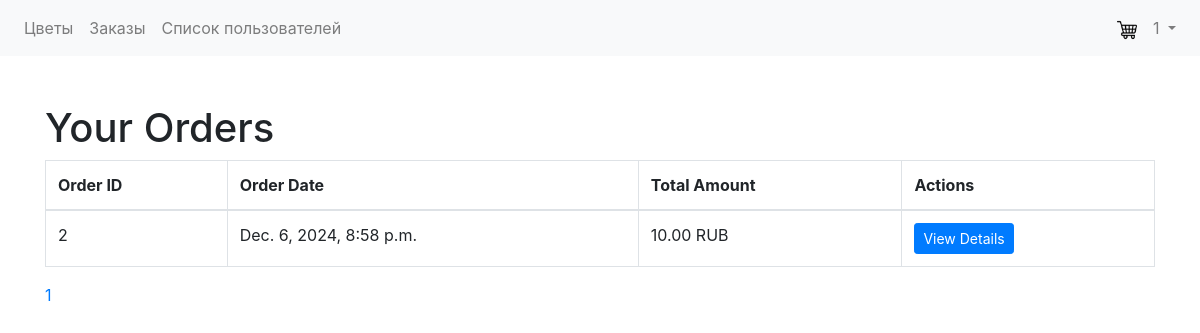
Page /orders/ (signed in) on the earlier database version.
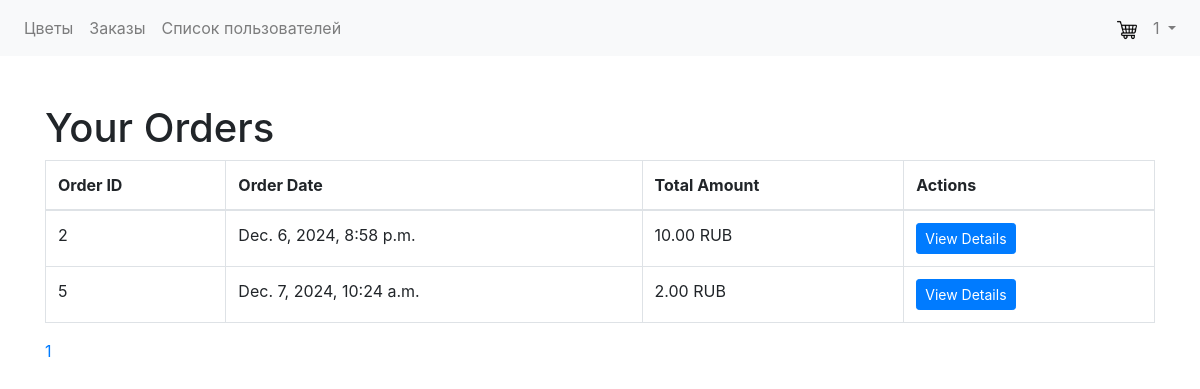
Same page on the later database version.
### orders/models.py (models this page shows)
class Order(models.Model):
    user = models.ForeignKey('account.User', on_delete=models.CASCADE)
    order_date = models.DateTimeField(auto_now_add=True)
    total_amount = models.DecimalField(max_digits=10, decimal_places=2)

### orders/views.py (the view)
# urls.py: path('', login_required(views.get_orders), name='order_list'), #List of Orders
@login_required
def get_orders(request):
    orders = Order.objects.filter(user=request.user)
    paginator = Paginator(orders, 10) # Show 10 orders per page
    page = request.GET.get('page')
    try:
        orders = paginator.page(page)
    except PageNotAnInteger:
        orders = paginator.page(1)
    except EmptyPage:
        orders = paginator.page(paginator.num_pages)
    return render(request, 'orders/order_list.html', {'orders': orders, 'paginator': paginator})

### Templates/orders/order_list.html (shortened to what this page needs)
{% extends 'base.html' %}
{% block content %}
    <h1>Your Orders</h1>
    {% if orders %}
        <table class="table table-bordered">
            <thead>
                <tr>
                    <th>Order ID</th>
                    <th>Order Date</th>
                    <th>Total Amount</th>
                    <th>Actions</th>
                </tr>
            </thead>
            <tbody>
                {% for order in orders %}
                    <tr>
                        <td>{{ order.id }}</td>
                        <td>{{ order.order_date }}</td>
                        <td>{{ order.total_amount }} RUB</td>
                        <td>
                            <a href="{% url 'orders:order_detail' order.id %}" class="btn btn-primary btn-sm">View Details</a>
                        </td>
                    </tr>
                {% endfor %}
            </tbody>
        </table>
        <div class="pagination">
            <ul class="pagination">
                {% for num in paginator.page_range %}
                    <li{% if paginator.number == num %} class="active"{% endif %}><a href="?page={{ num }}">{{ num }}</a></li>
                {% endfor %}
            </ul>
        </div>
    {% else %}
        <p>You have no orders yet.</p>
    {% endif %}
{% endblock %}

Differences in the rows shown:
added Order: id "5", order_date "Dec. 7, 2024, 10:24 a.m.", total_amount "2.00"
